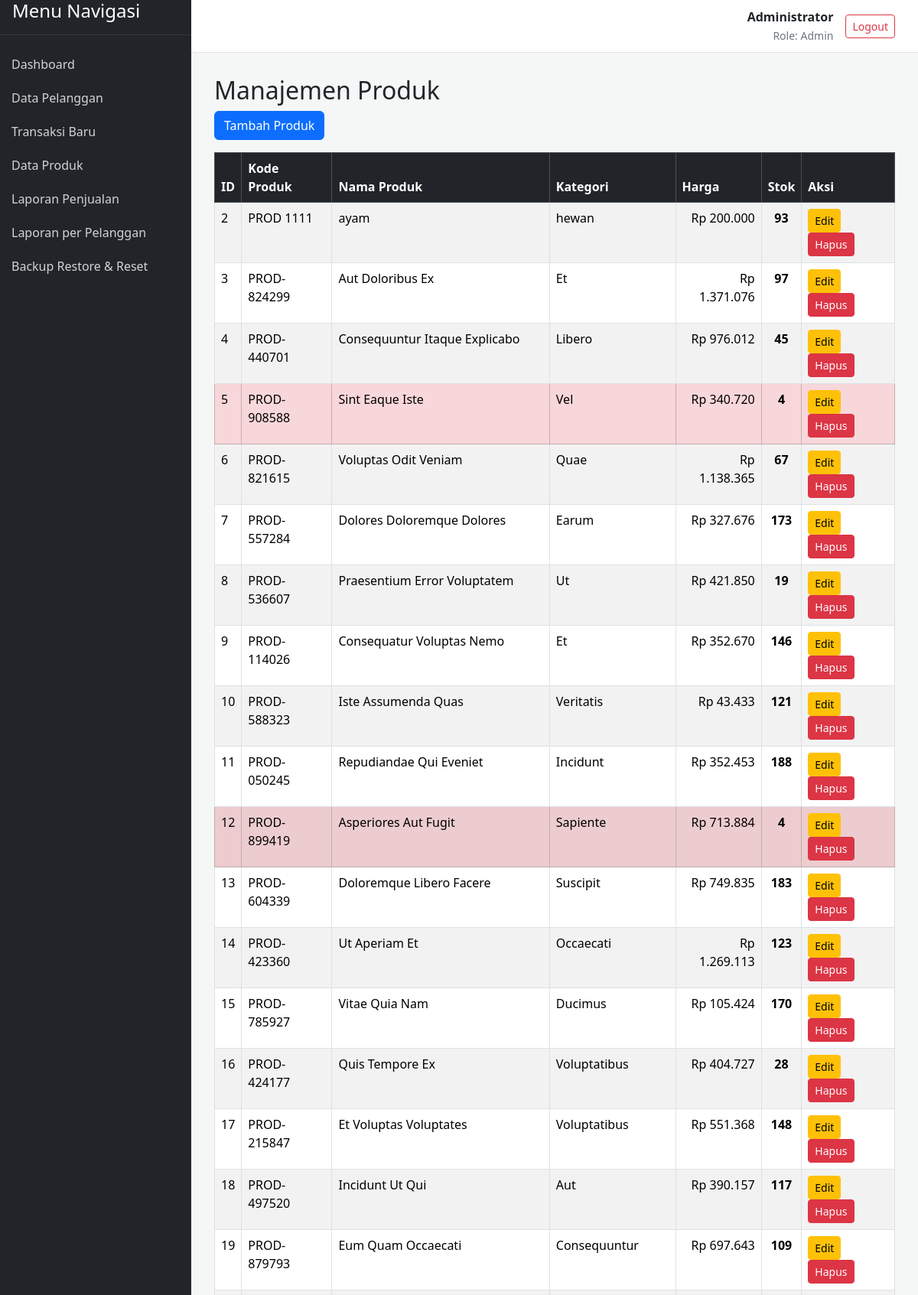
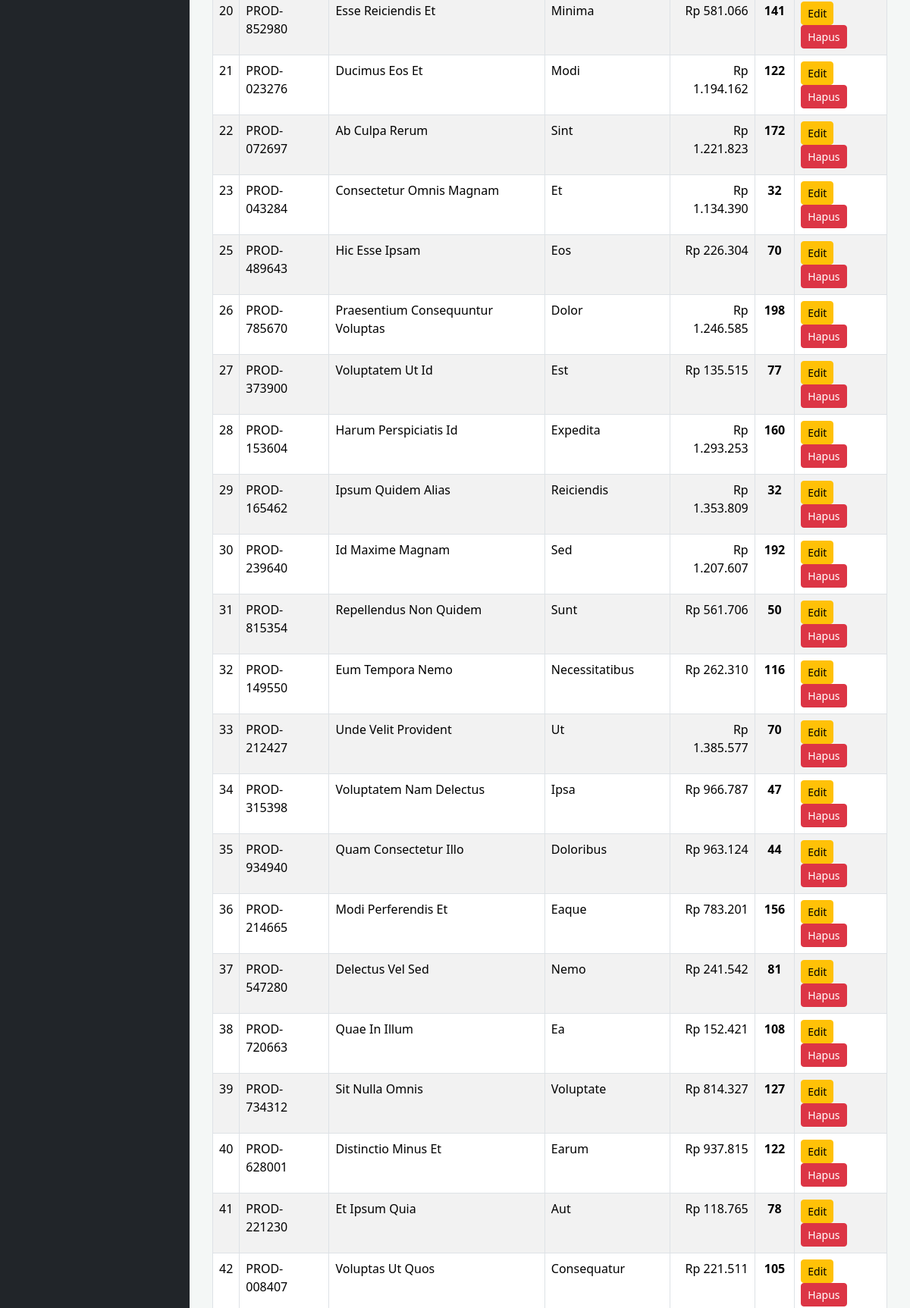
The app's page /produk/index.php (signed in, upper part) with its own data (2 pictures, top to bottom).
### tables this page shows
CREATE TABLE `produk` (
  `id_produk` int(11) NOT NULL,
  `kode_produk` varchar(20) NOT NULL,
  `nama_produk` varchar(100) NOT NULL,
  `kategori` varchar(50) DEFAULT NULL,
  `harga` decimal(10,2) NOT NULL,
  `stok` int(11) NOT NULL
);

### produk/index.php (the view, shortened to what this page needs)
<?php
include '../templates/header.php';
include '../config/database.php';
$batas_stok_menipis = 10;
$statement = $pdo->query("SELECT * FROM produk ORDER BY id_produk ASC");
$produk = $statement->fetchAll(PDO::FETCH_ASSOC);
?>
<h2>Manajemen Produk</h2>
<a href="tambah.php" class="btn btn-primary mb-3">Tambah Produk</a>
<table class="table table-bordered table-striped">
    <thead class="table-dark">
        <tr>
            <th>ID</th>
            <th>Kode Produk</th>
            <th>Nama Produk</th>
            <th>Kategori</th>
            <th>Harga</th>
            <th>Stok</th>
            <th>Aksi</th>
        </tr>
    </thead>
    <tbody>
        <?php foreach ($produk as $p) : ?>
            <?php
                $row_class = $p['stok'] <= $batas_stok_menipis ? 'table-danger' : '';
            ?>
            <tr class="<?php echo $row_class; ?>">
                <td><?php echo htmlspecialchars($p['id_produk']); ?></td>
                <td><?php echo htmlspecialchars($p['kode_produk']); ?></td>
                <td><?php echo htmlspecialchars($p['nama_produk']); ?></td>
                <td><?php echo htmlspecialchars($p['kategori']); ?></td>
                <td class="text-end">Rp <?php echo number_format($p['harga'], 0, ',', '.'); ?></td>
                <td class="text-center"><strong><?php echo htmlspecialchars($p['stok']); ?></strong></td>
                <td>
                    <a href="edit.php?id=<?php echo $p['id_produk']; ?>" class="btn btn-sm btn-warning">Edit</a>
                    <a href="index.php?action=delete&id=<?php echo $p['id_produk']; ?>" class="btn btn-sm btn-danger" onclick="return confirm('Yakin ingin menghapus data ini?');">Hapus</a>
                </td>
            </tr>
        <?php endforeach; ?>
    </tbody>
</table>
<?php include '../templates/footer.php'; ?>

### templates/header.php (style rules this page uses)
body { display: flex; min-height: 100vh; background-color: #f4f7f6; }

### records on screen
produk: id_produk "2", kode_produk "PROD 1111", nama_produk "ayam", kategori "hewan", harga "200.000", stok "93"
produk: id_produk "3", kode_produk "PROD-824299", nama_produk "Aut Doloribus Ex", kategori "Et", harga "1.371.076", stok "97"
produk: id_produk "4", kode_produk "PROD-440701", nama_produk "Consequuntur Itaque Explicabo", kategori "Libero", harga "976.012", stok "45"
produk: id_produk "5", kode_produk "PROD-908588", nama_produk "Sint Eaque Iste", kategori "Vel", harga "340.720", stok "4"
produk: id_produk "6", kode_produk "PROD-821615", nama_produk "Voluptas Odit Veniam", kategori "Quae", harga "1.138.365", stok "67"
produk: id_produk "7", kode_produk "PROD-557284", nama_produk "Dolores Doloremque Dolores", kategori "Earum", harga "327.676", stok "173"
produk: id_produk "8", kode_produk "PROD-536607", nama_produk "Praesentium Error Voluptatem", kategori "Ut", harga "421.850", stok "19"
produk: id_produk "9", kode_produk "PROD-114026", nama_produk "Consequatur Voluptas Nemo", kategori "Et", harga "352.670", stok "146"
produk: id_produk "10", kode_produk "PROD-588323", nama_produk "Iste Assumenda Quas", kategori "Veritatis", harga "43.433", stok "121"
produk: id_produk "11", kode_produk "PROD-050245", nama_produk "Repudiandae Qui Eveniet", kategori "Incidunt", harga "352.453", stok "188"
produk: id_produk "12", kode_produk "PROD-899419", nama_produk "Asperiores Aut Fugit", kategori "Sapiente", harga "713.884", stok "4"
produk: id_produk "13", kode_produk "PROD-604339", nama_produk "Doloremque Libero Facere", kategori "Suscipit", harga "749.835", stok "183"
produk: id_produk "14", kode_produk "PROD-423360", nama_produk "Ut Aperiam Et", kategori "Occaecati", harga "1.269.113", stok "123"
produk: id_produk "15", kode_produk "PROD-785927", nama_produk "Vitae Quia Nam", kategori "Ducimus", harga "105.424", stok "170"
produk: id_produk "16", kode_produk "PROD-424177", nama_produk "Quis Tempore Ex", kategori "Voluptatibus", harga "404.727", stok "28"
produk: id_produk "17", kode_produk "PROD-215847", nama_produk "Et Voluptas Voluptates", kategori "Voluptatibus", harga "551.368", stok "148"
produk: id_produk "18", kode_produk "PROD-497520", nama_produk "Incidunt Ut Qui", kategori "Aut", harga "390.157", stok "117"
produk: id_produk "19", kode_produk "PROD-879793", nama_produk "Eum Quam Occaecati", kategori "Consequuntur", harga "697.643", stok "109"
produk: id_produk "20", kode_produk "PROD-852980", nama_produk "Esse Reiciendis Et", kategori "Minima", harga "581.066", stok "141"
produk: id_produk "21", kode_produk "PROD-023276", nama_produk "Ducimus Eos Et", kategori "Modi", harga "1.194.162", stok "122"
produk: id_produk "22", kode_produk "PROD-072697", nama_produk "Ab Culpa Rerum", kategori "Sint", harga "1.221.823", stok "172"
produk: id_produk "23", kode_produk "PROD-043284", nama_produk "Consectetur Omnis Magnam", kategori "Et", harga "1.134.390", stok "32"
produk: id_produk "25", kode_produk "PROD-489643", nama_produk "Hic Esse Ipsam", kategori "Eos", harga "226.304", stok "70"
produk: id_produk "26", kode_produk "PROD-785670", nama_produk "Praesentium Consequuntur Voluptas", kategori "Dolor", harga "1.246.585", stok "198"
produk: id_produk "27", kode_produk "PROD-373900", nama_produk "Voluptatem Ut Id", kategori "Est", harga "135.515", stok "77"
produk: id_produk "28", kode_produk "PROD-153604", nama_produk "Harum Perspiciatis Id", kategori "Expedita", harga "1.293.253", stok "160"
produk: id_produk "29", kode_produk "PROD-165462", nama_produk "Ipsum Quidem Alias", kategori "Reiciendis", harga "1.353.809", stok "32"
produk: id_produk "30", kode_produk "PROD-239640", nama_produk "Id Maxime Magnam", kategori "Sed", harga "1.207.607", stok "192"
produk: id_produk "31", kode_produk "PROD-815354", nama_produk "Repellendus Non Quidem", kategori "Sunt", harga "561.706", stok "50"
produk: id_produk "32", kode_produk "PROD-149550", nama_produk "Eum Tempora Nemo", kategori "Necessitatibus", harga "262.310", stok "116"
produk: id_produk "33", kode_produk "PROD-212427", nama_produk "Unde Velit Provident", kategori "Ut", harga "1.385.577", stok "70"
produk: id_produk "34", kode_produk "PROD-315398", nama_produk "Voluptatem Nam Delectus", kategori "Ipsa", harga "966.787", stok "47"
produk: id_produk "35", kode_produk "PROD-934940", nama_produk "Quam Consectetur Illo", kategori "Doloribus", harga "963.124", stok "44"
produk: id_produk "36", kode_produk "PROD-214665", nama_produk "Modi Perferendis Et", kategori "Eaque", harga "783.201", stok "156"
produk: id_produk "37", kode_produk "PROD-547280", nama_produk "Delectus Vel Sed", kategori "Nemo", harga "241.542", stok "81"
produk: id_produk "38", kode_produk "PROD-720663", nama_produk "Quae In Illum", kategori "Ea", harga "152.421", stok "108"
produk: id_produk "39", kode_produk "PROD-734312", nama_produk "Sit Nulla Omnis", kategori "Voluptate", harga "814.327", stok "127"
produk: id_produk "40", kode_produk "PROD-628001", nama_produk "Distinctio Minus Et", kategori "Earum", harga "937.815", stok "122"
produk: id_produk "41", kode_produk "PROD-221230", nama_produk "Et Ipsum Quia", kategori "Aut", harga "118.765", stok "78"
produk: id_produk "42", kode_produk "PROD-008407", nama_produk "Voluptas Ut Quos", kategori "Consequatur", harga "221.511", stok "105"

### other values on screen
$_SESSION['nama_lengkap'] "Administrator"
$_SESSION['role'] "Admin"
